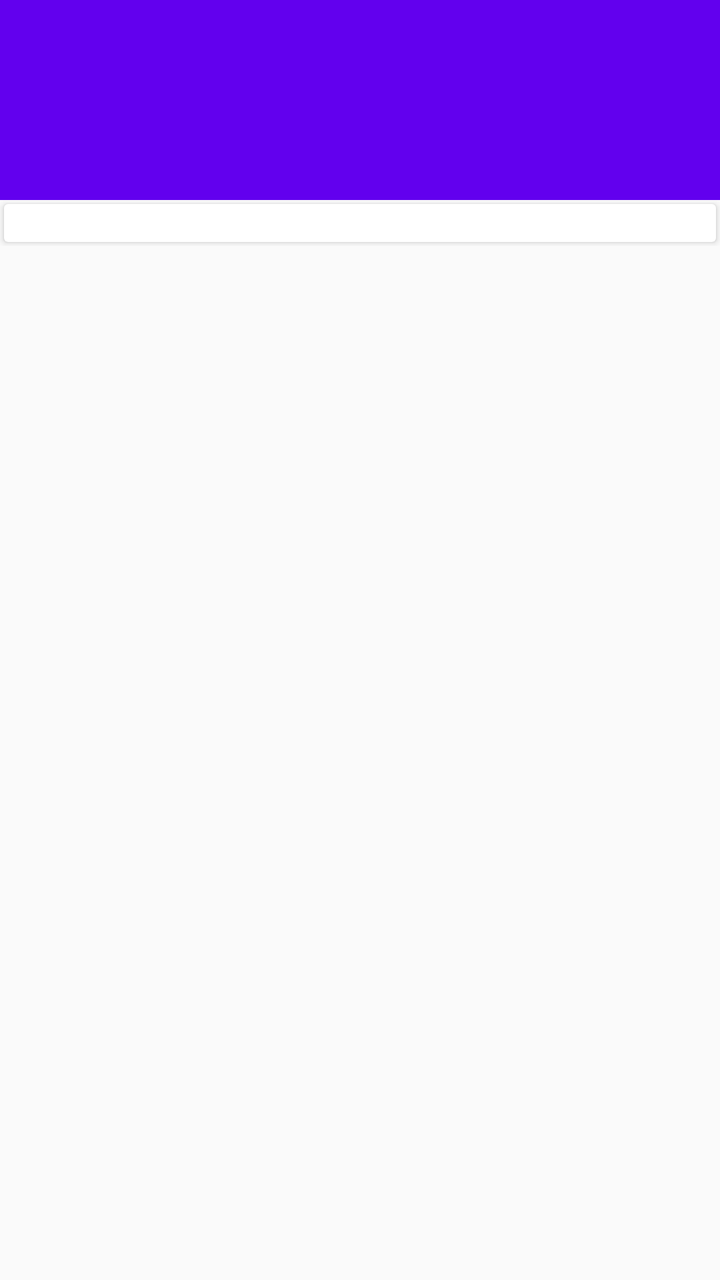
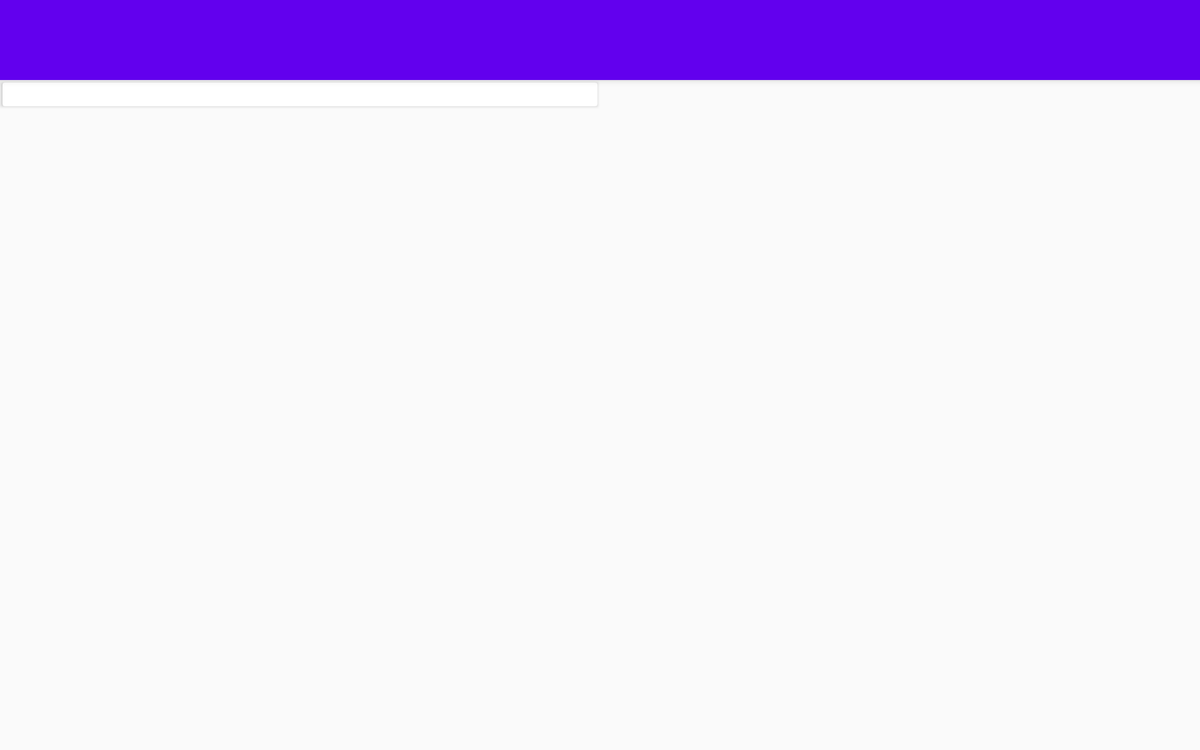

Compare how this app lays out the same screen by default and in its alternative resource folder. The renders come first, then the two layout files and the values they reference.
<!-- AndroidManifest.xml: application theme AppTheme -->
<!-- res/layout/recipes_fragment.xml -->
<android.support.design.widget.CoordinatorLayout xmlns:android="http://schemas.android.com/apk/res/android"
    xmlns:app="http://schemas.android.com/apk/res-auto"
    xmlns:tools="http://schemas.android.com/tools"
    android:layout_width="match_parent"
    android:layout_height="match_parent">

    <android.support.design.widget.AppBarLayout
        android:id="@+id/abl_baking"
        android:layout_width="match_parent"
        android:layout_height="wrap_content"
        android:fitsSystemWindows="true">

        <android.support.design.widget.CollapsingToolbarLayout
            android:id="@+id/ctb_baking"
            android:layout_width="match_parent"
            android:layout_height="@dimen/collapseHeight"
            android:fitsSystemWindows="true"
            android:theme="@style/ToolBarStyle"
            app:layout_scrollFlags="scroll|exitUntilCollapsed">

            <android.support.v7.widget.Toolbar
                android:id="@+id/tb_baking"
                android:layout_width="match_parent"
                android:layout_height="?attr/actionBarSize"
                android:theme="@style/ToolBarStyle"
                app:layout_collapseMode="pin" />

        </android.support.design.widget.CollapsingToolbarLayout>
    </android.support.design.widget.AppBarLayout>

    <android.support.v4.widget.NestedScrollView
        android:layout_width="match_parent"
        android:layout_height="match_parent"
        app:layout_behavior="@string/appbar_scrolling_view_behavior">

        <LinearLayout
            android:layout_width="match_parent"
            android:layout_height="match_parent"
            android:orientation="vertical">

            <android.support.v7.widget.CardView
                android:layout_width="match_parent"
                android:layout_height="wrap_content"
                android:layout_margin="@dimen/margin_cart"
                android:elevation="@dimen/elevation_cart"
                tools:targetApi="lollipop">

                <TextView
                    android:layout_margin="@dimen/margin_name_step"
                    android:id="@+id/tv_ingredient"
                    android:layout_width="match_parent"
                    android:layout_height="wrap_content" />

            </android.support.v7.widget.CardView>

            <android.support.v7.widget.RecyclerView
                android:id="@+id/rv_step"
                android:layout_width="match_parent"
                android:layout_height="match_parent">

            </android.support.v7.widget.RecyclerView>
        </LinearLayout>

    </android.support.v4.widget.NestedScrollView>
</android.support.design.widget.CoordinatorLayout>
<!-- resources referenced by this layout -->
<resources>
  <dimen name="collapseHeight">100dp</dimen>
  <dimen name="elevation_cart">2dp</dimen>
  <dimen name="margin_cart">2dp</dimen>
  <style name="ToolBarStyle" parent="Theme.AppCompat">
          <item name="android:textColorPrimary">@android:color/white</item>
          <item name="android:textColorSecondary">@android:color/white</item>
          <item name="actionMenuTextColor">@android:color/white</item>
      </style>
  <style name="AppTheme" parent="Theme.AppCompat.Light.DarkActionBar">
          
          <item name="colorPrimary">@color/colorPrimary</item>
          <item name="colorPrimaryDark">@color/colorPrimaryDark</item>
          <item name="colorAccent">@color/colorAccent</item>
      </style>
</resources>
<!-- res/layout-large-land/recipes_fragment.xml (the repository's variant of the layout above) -->
<!-- drawn on a 7-inch tablet turned sideways -->
<android.support.design.widget.CoordinatorLayout xmlns:android="http://schemas.android.com/apk/res/android"
    xmlns:app="http://schemas.android.com/apk/res-auto"
    xmlns:tools="http://schemas.android.com/tools"
    android:layout_width="match_parent"
    android:layout_height="match_parent">

    <android.support.design.widget.AppBarLayout
        android:id="@+id/abl_baking"
        android:layout_width="match_parent"
        android:layout_height="?attr/actionBarSize"
        android:fitsSystemWindows="true">

        <android.support.design.widget.CollapsingToolbarLayout
            android:id="@+id/ctb_baking"
            android:layout_width="match_parent"
            android:layout_height="?attr/actionBarSize"
            android:fitsSystemWindows="true"
            android:theme="@style/ToolBarStyle"
            app:layout_scrollFlags="scroll|exitUntilCollapsed">

            <android.support.v7.widget.Toolbar
                android:id="@+id/tb_baking"
                android:layout_width="match_parent"
                android:layout_height="?attr/actionBarSize"
                android:theme="@style/ToolBarStyle"
                app:layout_collapseMode="pin" />

        </android.support.design.widget.CollapsingToolbarLayout>
    </android.support.design.widget.AppBarLayout>

    <LinearLayout
        android:layout_width="match_parent"
        android:layout_height="match_parent"
        android:orientation="horizontal"
        app:layout_behavior="@string/appbar_scrolling_view_behavior">

        <android.support.v4.widget.NestedScrollView
            android:layout_weight="1"
            android:layout_width="match_parent"
            android:layout_height="match_parent">

            <LinearLayout
                android:layout_width="match_parent"
                android:layout_height="match_parent"
                android:orientation="vertical">

                <android.support.v7.widget.CardView
                    android:layout_width="match_parent"
                    android:layout_height="wrap_content"
                    android:layout_margin="@dimen/margin_cart"
                    android:elevation="@dimen/elevation_cart"
                    tools:targetApi="lollipop">

                    <TextView
                        android:id="@+id/tv_ingredient"
                        android:layout_width="match_parent"
                        android:layout_height="wrap_content"
                        android:layout_margin="@dimen/margin_name_step" />

                </android.support.v7.widget.CardView>

                <android.support.v7.widget.RecyclerView
                    android:id="@+id/rv_step"
                    android:layout_width="match_parent"
                    android:layout_height="match_parent">

                </android.support.v7.widget.RecyclerView>
            </LinearLayout>

        </android.support.v4.widget.NestedScrollView>

        <LinearLayout
            android:layout_weight="1"
            android:orientation="vertical"
            android:layout_width="match_parent"
            android:layout_height="match_parent">

            <FrameLayout
                android:id="@+id/fl_Video_recipes"
                android:layout_width="match_parent"
                android:layout_height="wrap_content" />

            <FrameLayout
                android:id="@+id/fl_description_recipes"
                android:layout_width="match_parent"
                android:layout_height="wrap_content" />
        </LinearLayout>
    </LinearLayout>
</android.support.design.widget.CoordinatorLayout>
<!-- resources referenced by the variant -->
<!-- as a 7-inch tablet turned sideways resolves them -->
<resources>
  <dimen name="elevation_cart">2dp</dimen>
  <dimen name="margin_cart">2dp</dimen>
  <style name="ToolBarStyle" parent="Theme.AppCompat">
          <item name="android:textColorPrimary">@android:color/white</item>
          <item name="android:textColorSecondary">@android:color/white</item>
          <item name="actionMenuTextColor">@android:color/white</item>
      </style>
  <style name="AppTheme" parent="Theme.AppCompat.Light.DarkActionBar">
          
          <item name="colorPrimary">@color/colorPrimary</item>
          <item name="colorPrimaryDark">@color/colorPrimaryDark</item>
          <item name="colorAccent">@color/colorAccent</item>
      </style>
</resources>
